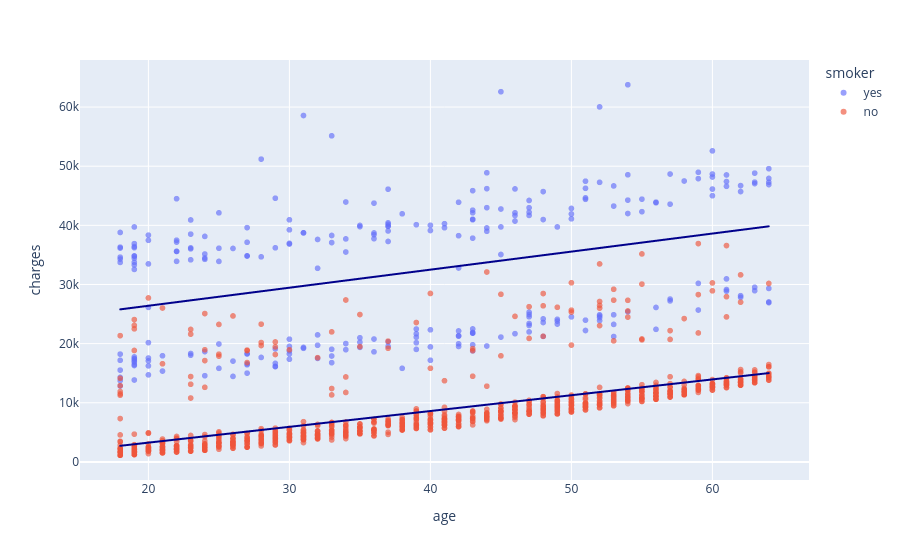

Here is the notebook cell this chart was saved with:
### Code cell
fig = px.scatter(
    df, x='age', y='charges', opacity=0.65,color='smoker',
    trendline='ols', trendline_color_override='darkblue'
)
fig.show()

### Figure 1 — Plotly figure (JSON) as saved in the notebook; plotly's stock layout.template omitted (floating-point values rounded to 4 significant figures; data arrays with more than 128 entries replaced by an {"elided": "..."} marker saying what was removed)
{"data": [{"hovertemplate": "smoker=yes<br>age=%{x}<br>charges=%{y}<extra></extra>", "legendgroup": "yes", "marker": {"color": "#636efa", "opacity": 0.65, "symbol": "circle"}, "mode": "markers", "name": "yes", "showlegend": true, "type": "scattergl", "x": {"elided": "274 int values"}, "xaxis": "x", "y": {"elided": "274 float values"}, "yaxis": "y"}, {"hovertemplate": "<b>OLS trendline</b><br>charges = 305.238 * age + 20294.1<br>R<sup>2</sup>=0.135589<br><br>smoker=yes<br>age=%{x}<br>charges=%{y} <b>(trend)</b><extra></extra>", "legendgroup": "yes", "line": {"color": "darkblue"}, "marker": {"color": "#636efa", "symbol": "circle"}, "mode": "lines", "name": "yes", "showlegend": false, "type": "scattergl", "x": {"elided": "274 int values"}, "xaxis": "x", "y": {"elided": "274 float values"}, "yaxis": "y"}, {"hovertemplate": "smoker=no<br>age=%{x}<br>charges=%{y}<extra></extra>", "legendgroup": "no", "marker": {"color": "#EF553B", "opacity": 0.65, "symbol": "circle"}, "mode": "markers", "name": "no", "showlegend": true, "type": "scattergl", "x": {"elided": "1064 int values"}, "xaxis": "x", "y": {"elided": "1064 float values"}, "yaxis": "y"}, {"hovertemplate": "<b>OLS trendline</b><br>charges = 267.249 * age + -2091.42<br>R<sup>2</sup>=0.394317<br><br>smoker=no<br>age=%{x}<br>charges=%{y} <b>(trend)</b><extra></extra>", "legendgroup": "no", "line": {"color": "darkblue"}, "marker": {"color": "#EF553B", "symbol": "circle"}, "mode": "lines", "name": "no", "showlegend": false, "type": "scattergl", "x": {"elided": "1064 int values"}, "xaxis": "x", "y": {"elided": "1064 float values"}, "yaxis": "y"}], "layout": {"legend": {"title": {"text": "smoker"}, "tracegroupgap": 0}, "margin": {"t": 60}, "xaxis": {"anchor": "y", "domain": [0, 1], "title": {"text": "age"}}, "yaxis": {"anchor": "x", "domain": [0, 1], "title": {"text": "charges"}}}}
